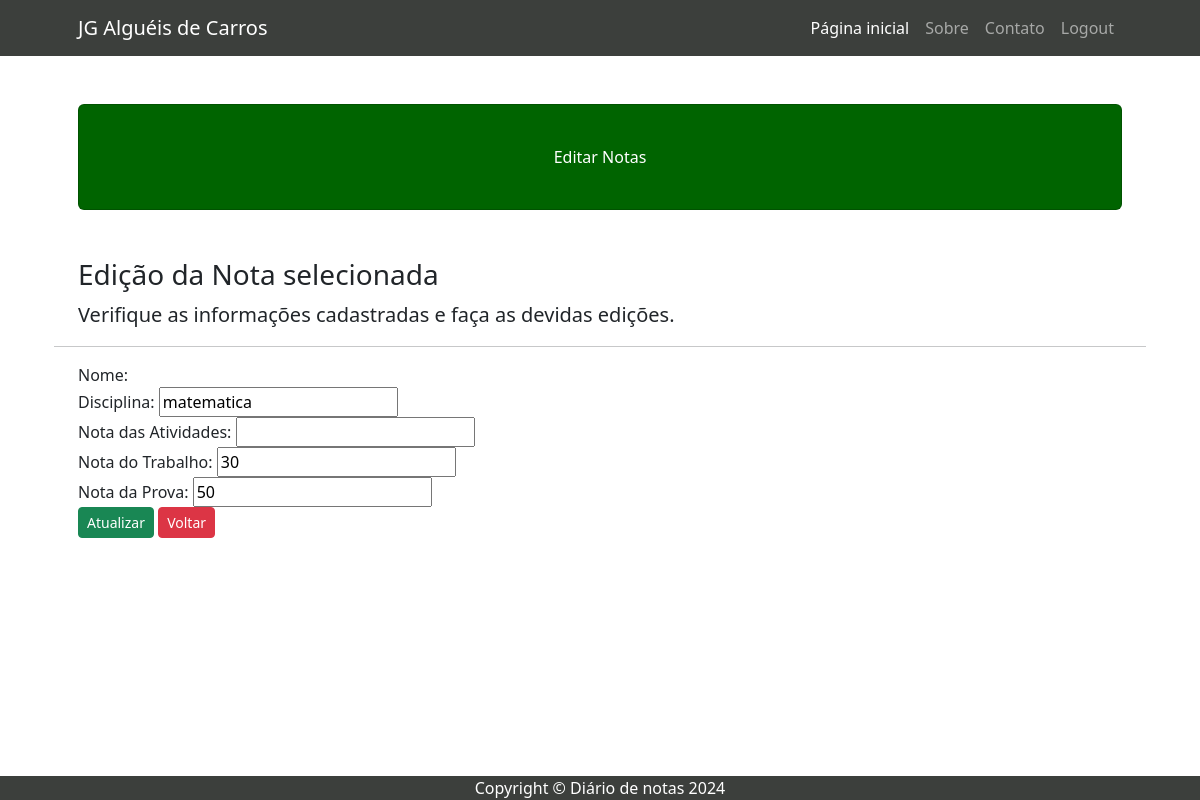
The app's page /editar_verificacao/1 (signed in) with its own data.
### usuarios/models.py (models this page shows)
class Nota(models.Model):
    nome_aluno = models.CharField(max_length = 200)
    disciplina = models.CharField(max_length = 200)
    nota_atividade = models.IntegerField(default = 0)
    nota_trabalho = models.IntegerField(default = 0)
    nota_prova = models.IntegerField(default = 0)
    media = models.IntegerField(blank = True, default = 0)

### usuarios/views.py (the view)
# urls.py: path('editar_verificacao/<int:pk>', views.editar_verificacao, name = "editar_verificacao"),
def editar_verificacao(request, pk):
    if request.method == "GET":
        if request.user.is_authenticated:
            lista_notas = Nota.objects.get(pk=pk)
            dicionario_notas = {'lista_notas':lista_notas}
            return render (request, 'usuarios/editar.html', dicionario_notas)
        else:
            return HttpResponse("Faça o login para acessar!")

### usuarios/templates/usuarios/editar.html (shortened to what this page needs)
{% extends 'usuarios/base.html' %}
{% block titulo %}Editar Notas{% endblock %}
{% block conteudo %}
<h3>Edição da Nota selecionada</h3>
<p class = "lead">Verifique as informações cadastradas e faça as devidas edições.</p>
<hr>
<form action = "{% url 'editar' lista_notas.pk %}" method = "POST">
    <div class = "form-register">
        <label for = "userName">Nome:</label>
    </div>
    <div class = "form-register">
        <label for = "disciplinaName">Disciplina:</label>
        <input type = "text" id = "disciplinaName" name = "disciplina" value = "{{ lista_notas.disciplina }}">
    </div>
    <div class = "form-register">
        <label for = "notaAtividades">Nota das Atividades:</label>
        <input type = "text" id = "notaAtividades" name = "nota_atividades" value = "{{ lista_notas.nota_atividades }}">
    </div>
    <div class = "form-register">
        <label for = "notaTrabalho">Nota do Trabalho:</label>
        <input type = "text" id = "notaTrabalho" name = "nota_trabalho" value = "{{ lista_notas.nota_trabalho }}">
    </div>
    <div class = "form-register">
        <label for = "notaProva">Nota da Prova:</label>
        <input type = "text" id = "notaProva" name = "nota_prova" value = "{{ lista_notas.nota_prova }}">
    </div>
    <div class = "update">
        <button type = "submit" class = "btn btn-success btn-sm">Atualizar</button>
        <a href = "{% url 'alterar' %}" class = "btn btn-danger btn-sm">Voltar</a>
    </div>
</form>
{% endblock %}

### records on screen
Nota: disciplina "matematica", nota_trabalho "30", nota_prova "50"
